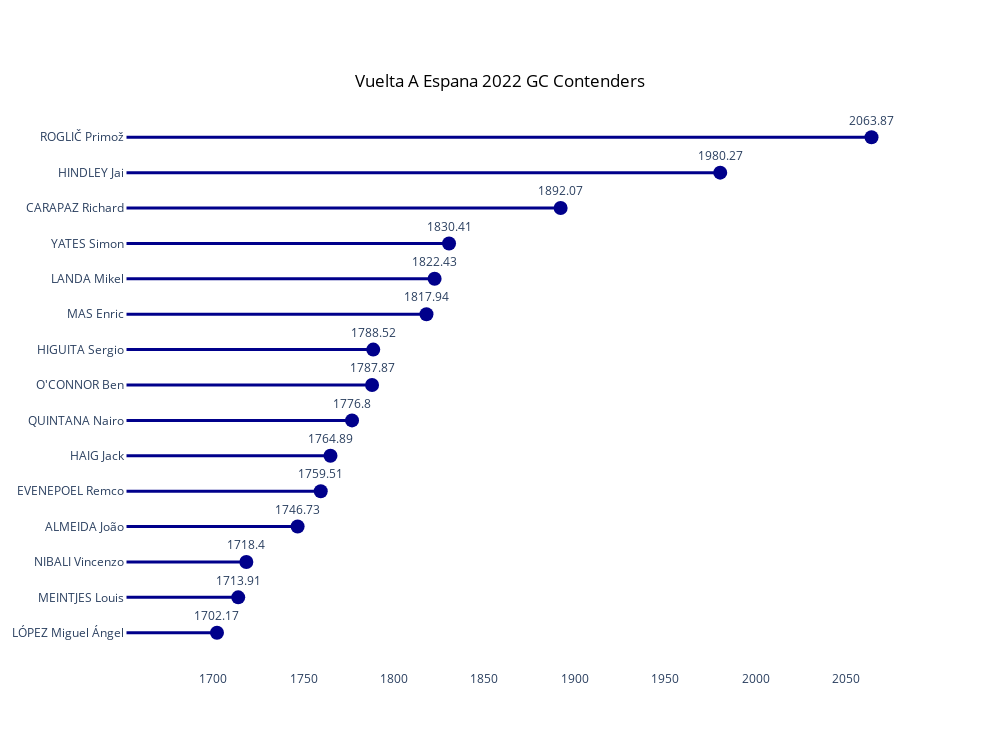

Notebook source saved alongside this figure:
### Code cell
# plot the lollipop
plot_startlist_timeseries(
    ratings, STARTLIST, RACE.replace('-', ' ').title(), YEAR, RACE_TYPE,
    riders_to_plot = LOLLI_RIDERS_TO_PLOT, fname = f'{RACE}-{YEAR}-{RACE_TYPE.lower()}-{GENDER}-lollipop.png'
)

### Figure 1 — Plotly figure (JSON) as saved in the notebook; plotly's stock layout.template omitted (floating-point values rounded to 4 significant figures)
{"data": [{"marker": {"color": "darkblue", "size": 14}, "mode": "markers+text", "text": ["1702.17", "1713.91", "1718.4", "1746.73", "1759.51", "1764.89", "1776.8", "1787.87", "1788.52", "1817.94", "1822.43", "1830.41", "1892.07", "1980.27", "2063.87"], "textposition": "top center", "type": "scatter", "x": [1702.0, 1714.0, 1718.0, 1747.0, 1760.0, 1765.0, 1777.0, 1788.0, 1789.0, 1818.0, 1822.0, 1830.0, 1892.0, 1980.0, 2064.0], "y": ["LÓPEZ Miguel Ángel", "MEINTJES Louis", "NIBALI Vincenzo", "ALMEIDA João", "EVENEPOEL Remco", "HAIG Jack", "QUINTANA Nairo", "O'CONNOR Ben", "HIGUITA Sergio", "MAS Enric", "LANDA Mikel", "YATES Simon", "CARAPAZ Richard", "HINDLEY Jai", "ROGLIČ Primož"]}], "layout": {"height": 750, "paper_bgcolor": "white", "plot_bgcolor": "white", "shapes": [{"line": {"color": "darkblue", "width": 3}, "type": "line", "x0": 1652.0, "x1": 1702.0, "y0": 0, "y1": 0}, {"line": {"color": "darkblue", "width": 3}, "type": "line", "x0": 1652.0, "x1": 1714.0, "y0": 1, "y1": 1}, {"line": {"color": "darkblue", "width": 3}, "type": "line", "x0": 1652.0, "x1": 1718.0, "y0": 2, "y1": 2}, {"line": {"color": "darkblue", "width": 3}, "type": "line", "x0": 1652.0, "x1": 1747.0, "y0": 3, "y1": 3}, {"line": {"color": "darkblue", "width": 3}, "type": "line", "x0": 1652.0, "x1": 1760.0, "y0": 4, "y1": 4}, {"line": {"color": "darkblue", "width": 3}, "type": "line", "x0": 1652.0, "x1": 1765.0, "y0": 5, "y1": 5}, {"line": {"color": "darkblue", "width": 3}, "type": "line", "x0": 1652.0, "x1": 1777.0, "y0": 6, "y1": 6}, {"line": {"color": "darkblue", "width": 3}, "type": "line", "x0": 1652.0, "x1": 1788.0, "y0": 7, "y1": 7}, {"line": {"color": "darkblue", "width": 3}, "type": "line", "x0": 1652.0, "x1": 1789.0, "y0": 8, "y1": 8}, {"line": {"color": "darkblue", "width": 3}, "type": "line", "x0": 1652.0, "x1": 1818.0, "y0": 9, "y1": 9}, {"line": {"color": "darkblue", "width": 3}, "type": "line", "x0": 1652.0, "x1": 1822.0, "y0": 10, "y1": 10}, {"line": {"color": "darkblue", "width": 3}, "type": "line", "x0": 1652.0, "x1": 1830.0, "y0": 11, "y1": 11}, {"line": {"color": "darkblue", "width": 3}, "type": "line", "x0": 1652.0, "x1": 1892.0, "y0": 12, "y1": 12}, {"line": {"color": "darkblue", "width": 3}, "type": "line", "x0": 1652.0, "x1": 1980.0, "y0": 13, "y1": 13}, {"line": {"color": "darkblue", "width": 3}, "type": "line", "x0": 1652.0, "x1": 2064.0, "y0": 14, "y1": 14}], "title": {"font": {"color": "black"}, "text": "Vuelta A Espana 2022 GC Contenders", "x": 0.5, "y": 0.9}, "width": 1000, "xaxis": {"showgrid": false}, "yaxis": {"showgrid": false}}}
